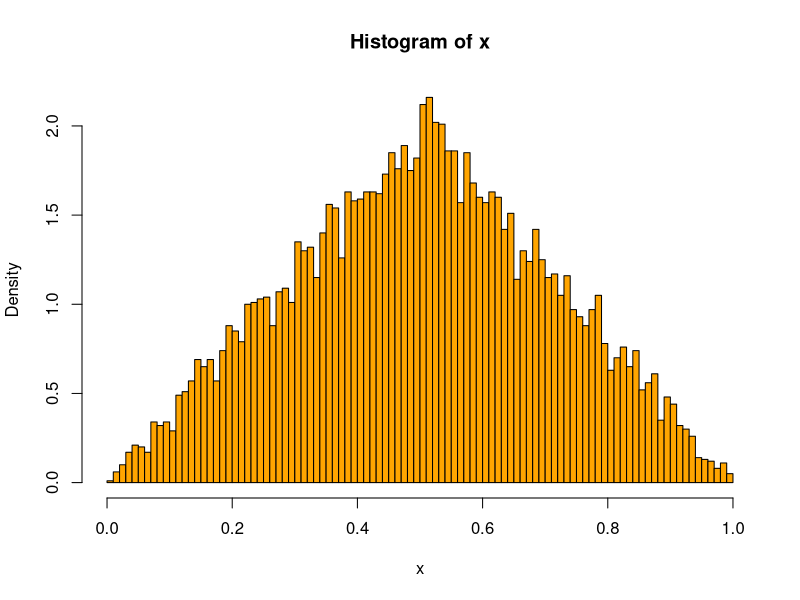
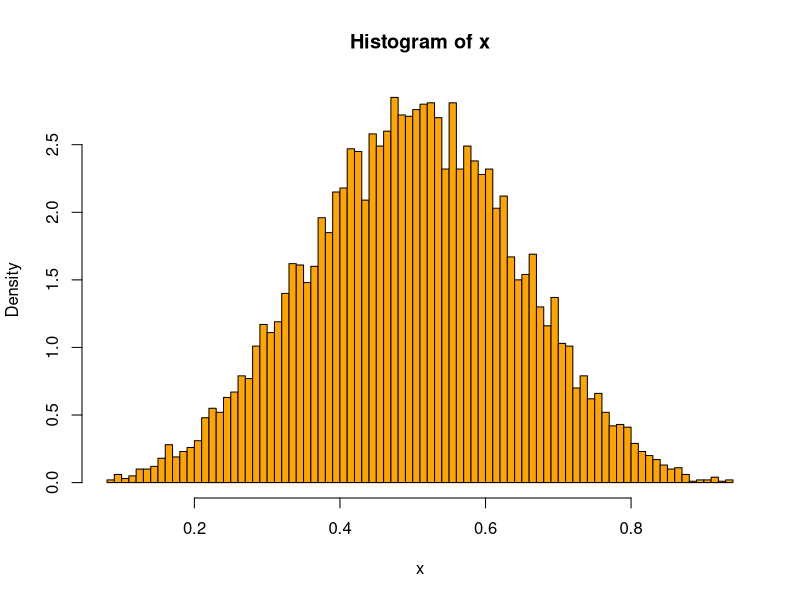
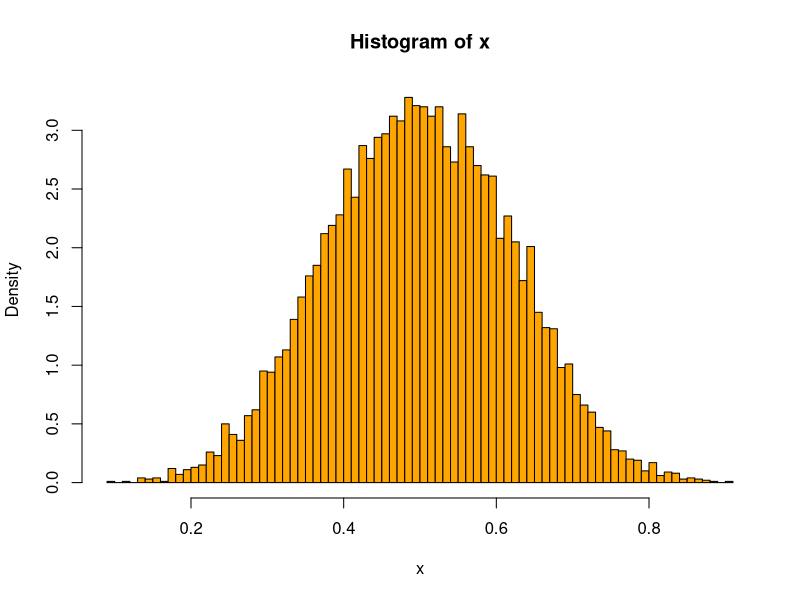
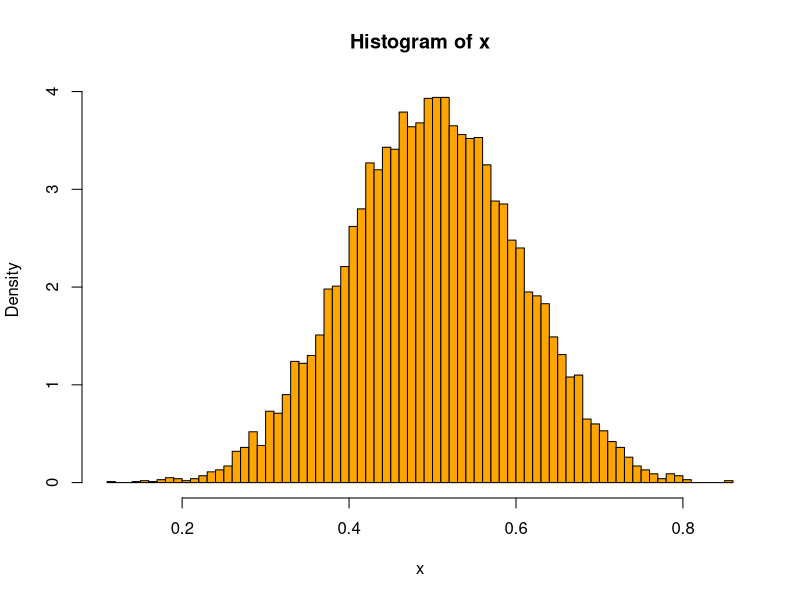
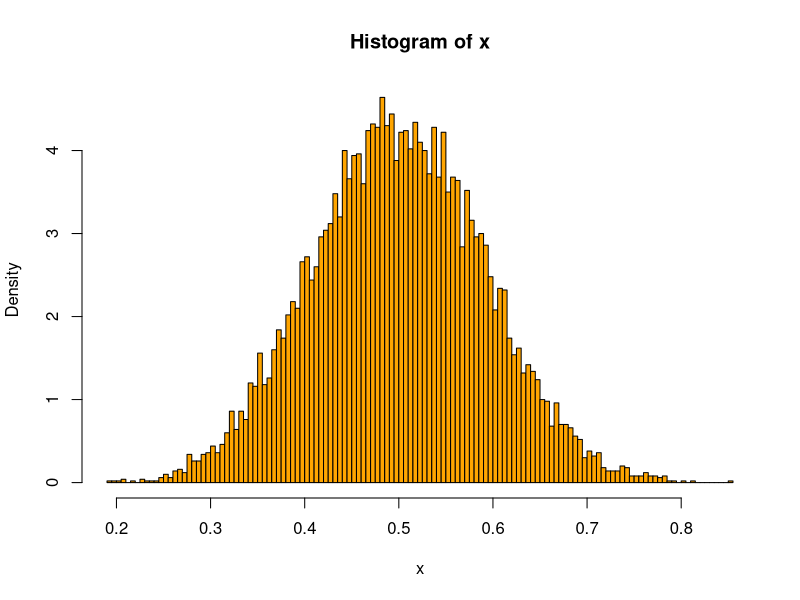
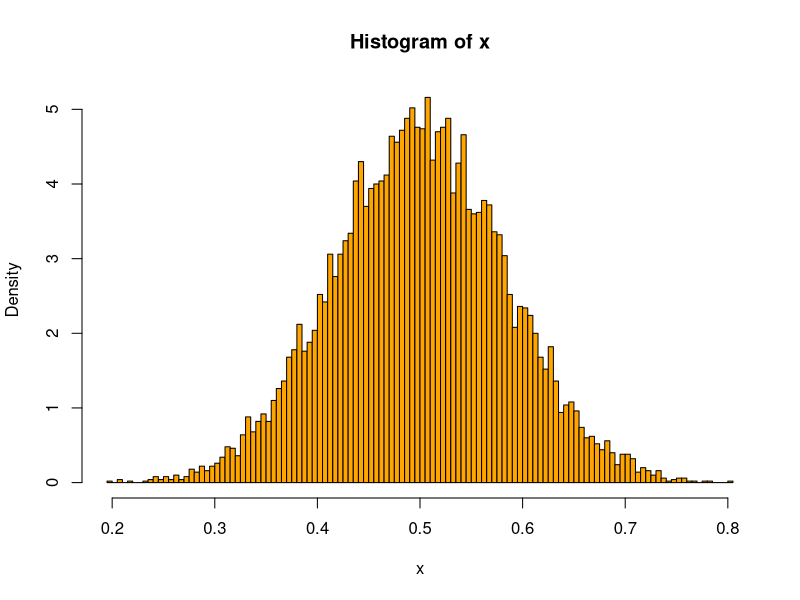
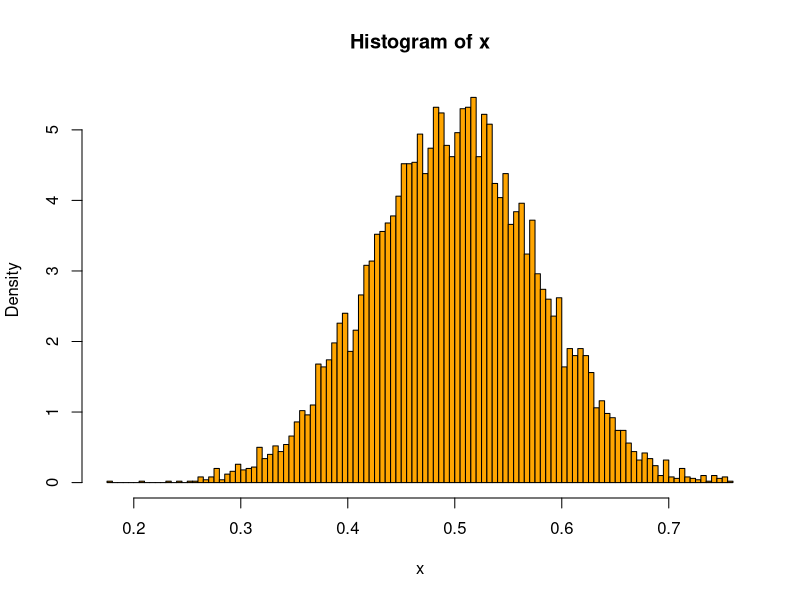
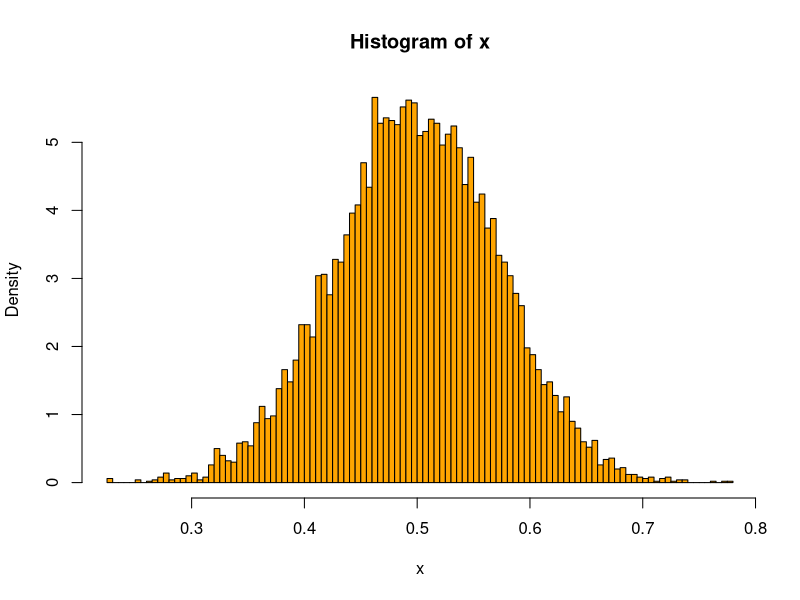

The R source for these figures, in order:
#if(cond) expr
#if(cond) cons.expr  else  alt.expr

#for(var in seq) expr
#while(cond) expr
#?Control
# if statements, conditionals examples 
x=c(1.8, 3.14, 4, 88.169, 13)
if(rnorm(1) > 0) sum(x)
if(rnorm(1) > 0) sum(x) else mean(x)
x= rnorm(10)
if (is.double(x)) print("OK")
if (is.integer(x)) print("KO")
if (x[1] > 0) 1 else -1

if (x[1] > 0) {
  y <- 1
  print("Positive")
  } else {
  y =-1
  print("Non positive")
 }
if (mean(x)<0){ y=1;y=y+1} else{y=2; y=8*y}
# use ifelse if the condition cond is vector
x=c(1.8, 3.14, 4, 88.169, 13)
ifelse(x > 4, sqrt(x), x^2)
y= ifelse(x > 0, 1, -1); y

## switch command
#switch(object,
#       "value1" = {expr1},
#       "value2" = {expr2},
#       "value3" = {expr3},
#       {other expressions}
#)
#If object has value value1 then expr1 is executed, if it has value2 then
#expr2 is executed and so on. If object has no match then other expressions
#is executed. Note that the block {other expressions} does not
#have to be present, the switch will return NULL if object does not match
#any value. An expression expr1 in the above construction can consist of
#multiple statements. Each statement should be separated with a ; or on a
#separate line and surrounded by curly brackets

z = "dqg"
switch(z,cat=print("Hi Felix!"),dog=print("Hi Snowy!"),
           print("What is this pet?"))

#for and loop examples 
x=c(1.8, 3.14, 4, 88.169, 13)
dx=0
for(i in 2:5) { 
  dx[i]=  x[i]- x[i-1]
  }

dx

cmeans=function(X){
  rval <- rep(0, ncol(X))
  for(j in 1:ncol(X)) {
    mysum <- 0
    for(i in 1:nrow(X)) mysum <- mysum + X[i,j]
    rval[j] <- mysum/nrow(X)
  }
  return(rval)
}
y=matrix(1:20, ncol = 2)
cmeans(y)  
colMeans(y)

cmeans2=function(X) {
  rval <- rep(0, ncol(X))
  for(j in 1:ncol(X)) rval[j] <- mean(X[,j])
  return(rval)
}

cmeans2(y)

# while loop example: while(cond) expr
x=c(1,2,3.4,5)
while(sum(x) < 100) {
   x=2 * x
  }
x

####examples
x =  c(17, 8, 42, 3)
for (e in x) print(e)

for (i in 1:length(x)) print(x[i])

for (i in seq(x)) print(x[i]) #seq_along()=seq()

for (i in seq(5)) {
  fact=prod(1:i)
  cat(i, "! = ", fact,"\n",  sep="")
}

for(n in c(2,5,10,20,50)) {
  x <- stats::rnorm(n)   # stats::rnorm=rnorm means rnorm in package stats(=)
  cat(n, ": ", sum(x^2), "\n", sep = "")
}

for (k in seq(10)) {
  if (k %% 2 == 0) 
  print(k)
}
for (k in seq(10)) if (k %% 2 != 0)  print(k)

for (k in seq(10)){ if (k %% 2 == 0) next 
print(k)}    # or 

for (k in seq(10)){ if (k %% 2 != 0) print(k)}

# while example for sum
i=1; s =0
 while (i<= length(x)) { s <- s + x[i]
 i <- i + 1
 }
s

x=1

#Central limit theorem
n=0
while(n<=40) {
  n=n+2
  x=c()
  for(i in 1:10000) {
    y=runif(n)
    x[i]=mean(y)
  }
  hist(x, freq=F, col="orange", breaks=100)
  Sys.sleep(0.05)
}

#example for repeat and break
x=0
repeat {
  print(x)
  x <- x + 1
  if (x == 10) break
}


#Central limit theorem
n=0
while(n<=40) {
  n=n+2
  x=c()
  for(i in 1:10000) {
    y=runif(n)
    x[i]=mean(y)
  }
  plot(density(x))
  Sys.sleep(0.05)
}
#example for repeat and break
x=0
repeat {
  print(x)
  x <- x + 1
  if (x == 10) break
}

x=c(1,2,3.4,5)
while(sum(x) < 100) x=2 * x
x

x=c(1,2,3.4,5)
while(sum(x) < 100) x=2 * x; x=x+1
x

x=c(1,2,3.4,5)
while(sum(x) < 100) {x=2 * x; x=x+1}
x

x=c(1,2,3.4,5)
while(sum(x) < 100) {
  x=2 * x
   x=x+1
}
   x
   